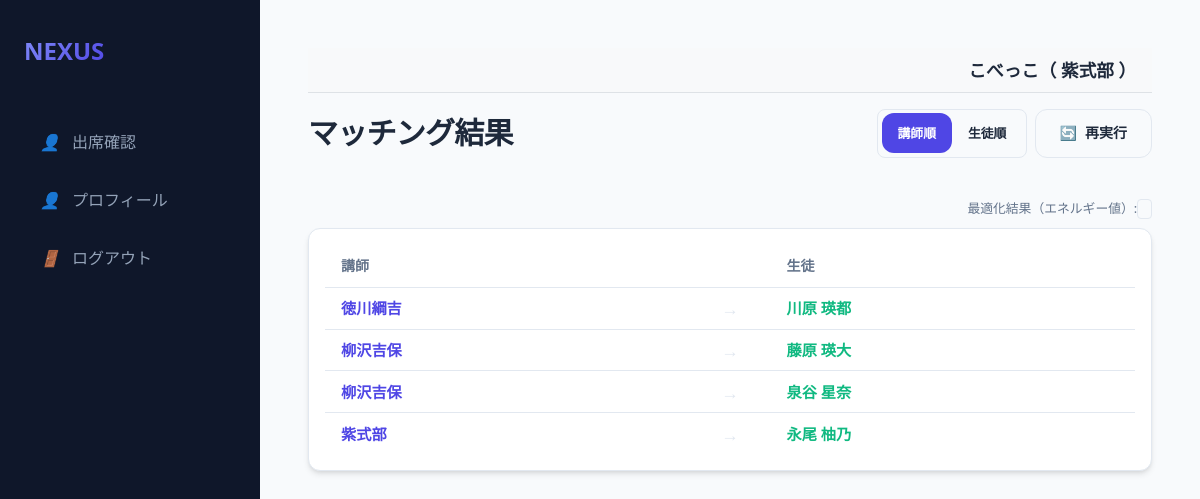
The page /result?event_id=4 (signed in) on the database as committed earlier.
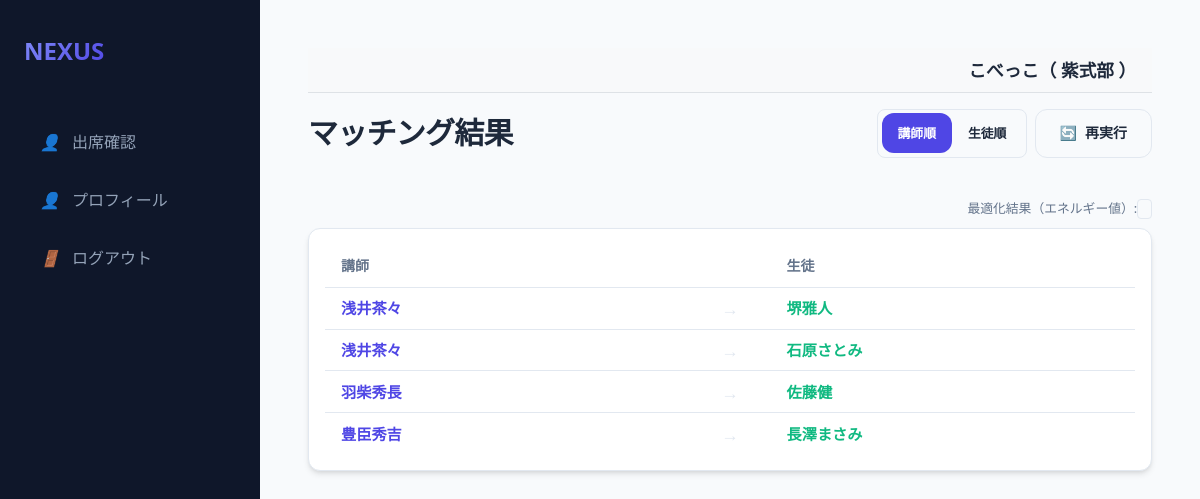
The same page on the database as committed later.
### models.py (models this page shows, shortened)
class Organization(db.Model):
    id = db.Column(db.Integer, primary_key=True)
    name = db.Column(db.String(100), nullable=False)

class User(db.Model):
    id = db.Column(db.Integer, primary_key=True)
    username = db.Column(db.String(50), unique=True, nullable=False)
    name = db.Column(db.String(50), nullable=True)
    password_hash = db.Column(db.String(128), nullable=False)
    is_admin = db.Column(db.Boolean, default=False)
    is_super_admin = db.Column(db.Boolean, default=False)
    is_org_admin = db.Column(db.Boolean, default=False)
    organization_id = db.Column(db.Integer, db.ForeignKey('organization.id'), nullable=True)
    organization = db.relationship('Organization', backref='users')
    teacher_record = db.relationship('Teacher', back_populates='user', uselist=False)
    student_record = db.relationship('Student', back_populates='user', uselist=False)

class MatchResult(db.Model):
    id = db.Column(db.Integer, primary_key=True)
    event_id = db.Column(db.Integer, db.ForeignKey('event.id'), nullable=False)
    venue_id = db.Column(db.Integer, db.ForeignKey('venue.id'), nullable=False)
    teacher_id = db.Column(db.Integer, db.ForeignKey('teacher.id'), nullable=True)
    student_id = db.Column(db.Integer, db.ForeignKey('student.id'), nullable=True)
    teacher = db.Column(db.String(50))
    student = db.Column(db.String(50))

### app.py (the view)
@app.route('/result')
@login_required
def result():
    sort_by = request.args.get('sort', 'teacher')
    event_id = request.args.get('event_id', type=int) or session.get('selected_event_id')
    venue_id = session.get('selected_venue_id')
    query = MatchResult.query
    if event_id:
        query = query.filter_by(event_id=event_id)
        if venue_id:
            query = query.filter_by(venue_id=venue_id)
    else:
        query = query.filter(False)
    if sort_by == 'student':
        results = query.order_by(MatchResult.student, MatchResult.student_id).all()
    else:
        results = query.order_by(MatchResult.teacher, MatchResult.teacher_id).all()
    venue_name = None
    if venue_id:
        venue = Venue.query.get(venue_id)
        if venue:
            venue_name = venue.name
    return render_template('result.html', results=results, sort_by=sort_by, venue_name=venue_name)

### app.py (called while the page is built)
def login_required(f):
    @wraps(f)
    def decorated_function(*args, **kwargs):
        if 'user_id' not in session:
            return redirect(url_for('login'))
        return f(*args, **kwargs)
    return decorated_function

@app.context_processor
def inject_user():
    user = None
    if 'user_id' in session:
        user = User.query.get(session['user_id'])
    return dict(current_user=user)

### templates/result.html (shortened to what this page needs)
{% extends "base.html" %}
{% block content %}
<div class="header">
    <h1>マッチング結果 {% if venue_name %}（会場: {{ venue_name }}）{% endif %}</h1>
    <div style="display: flex; gap: 0.5rem;">
        <div class="btn-group" style="display: flex; background: var(--card-bg); border-radius: 8px; border: 1px solid var(--border); padding: 0.2rem;">
            <a href="/result?sort=teacher" class="btn" style="padding: 0.4rem 1rem; font-size: 0.8rem; background: {{ 'var(--primary)' if sort_by == 'teacher' else 'transparent' }}; color: {{ '#fff' if sort_by == 'teacher' else 'var(--text)' }}; border: none;">講師順</a>
            <a href="/result?sort=student" class="btn" style="padding: 0.4rem 1rem; font-size: 0.8rem; background: {{ 'var(--primary)' if sort_by == 'student' else 'transparent' }}; color: {{ '#fff' if sort_by == 'student' else 'var(--text)' }}; border: none;">生徒順</a>
        </div>
        <a href="/matching" class="btn btn-outline">
            <span>🔄</span> 再実行
        </a>
    </div>
</div>
{% if session.last_energy is not none %}
<div style="margin-bottom: 0.5rem; font-size: 0.8rem; color: var(--text-muted); text-align: right;">
    <span>最適化結果（エネルギー値）: </span>
    <code style="background: var(--card-bg); padding: 0.1rem 0.4rem; border-radius: 4px; border: 1px solid var(--border);">
    </code>
</div>
{% endif %}
<div class="card compact-card">
    <div class="table-container">
        <table class="compact-table">
            <thead>
                <tr>
                    <th style="width: 45%;">講師</th>
                    <th style="width: 10%; text-align: center;"></th>
                    <th style="width: 45%;">生徒</th>
                </tr>
            </thead>
            <tbody>
                {% for r in results %}
                <tr>
                    <td>
                        <div style="font-weight: 700; color: var(--primary);">{{ r.teacher }}</div>
                    </td>
                    <td class="arrow-cell" style="text-align: center; color: var(--border);">
                        →
                    </td>
                    <td>
                        <div style="font-weight: 700; color: #10b981;">{{ r.student }}</div>
                    </td>
                </tr>
                {% endfor %}
            </tbody>
        </table>
    </div>
</div>
{% endblock %}

### templates/base.html (shortened to what this page needs)
<!DOCTYPE html>
<html lang="ja">
<head>
    <link rel="stylesheet" href="{{ url_for('static', filename='style.css') }}">
</head>
<body>
<aside class="sidebar">
    <a href="/" class="logo">
        <span>NEXUS</span>
    </a>
    <nav class="nav-links">
        {% if current_user.is_admin %}
        <a href="/events" class="nav-item {{ 'active' if request.path == '/events' }}">
            <i>📋</i> イベント管理
        </a>
        <a href="/event/select" class="nav-item {{ 'active' if request.path == '/event/select' }}">
            <i>📅</i> イベント一覧
        </a>
        <a href="/venues" class="nav-item {{ 'active' if request.path == '/venues' }}">
            <i>📍</i> 会場一覧
        </a>
        <a href="/settings" class="nav-item {{ 'active' if request.path == '/settings' }}">
            <i>⚙️</i> デフォルト設定
        </a>
        <a href="/prohibited_matches" class="nav-item {{ 'active' if request.path == '/prohibited_matches' }}">
            <i>🚫</i> マッチング禁止
        </a>
        {% if session.get('selected_event_name', '')|trim == '学習会' and session.get('selected_event_status', '')|trim == '実施後' %}
        <a href="/evaluation/teacher" class="nav-item {{ 'active' if request.path == '/evaluation/teacher' }}">
            <i>🧑‍🏫</i> 講師による評価
        </a>
        <a href="/evaluation/student" class="nav-item {{ 'active' if request.path == '/evaluation/student' }}">
            <i>🎓</i> 生徒の感想
        </a>
        {% else %}
        <a href="/teachers" class="nav-item {{ 'active' if request.path == '/teachers' }}">
            <i>🧑‍🏫</i> 講師一覧
        </a>
        <a href="/students" class="nav-item {{ 'active' if request.path == '/students' }}">
            <i>🎓</i> 生徒一覧
        </a>
        {% if session.get('selected_event_name', '')|trim == '学習会' and session.get('selected_event_status', '')|trim == '実施' %}
        <a href="/matching/setup" class="nav-item {{ 'active' if request.path == '/matching/setup' }}">
            <i>🔄</i> マッチング実行
        </a>
        <a href="/result" class="nav-item {{ 'active' if request.path == '/result' }}">
            <i>📊</i> マッチング結果
        </a>
        <a href="/matching/adjustment" class="nav-item {{ 'active' if request.path == '/matching/adjustment' }}">
            <i>🛠️</i> マッチング調整
        </a>
        {% endif %}
        {% endif %}
        {% if current_user.is_super_admin %}
        <a href="/users" class="nav-item {{ 'active' if request.path == '/users' }}">
            <i>⚙️</i> 管理者一覧
        </a>
        <a href="/organizations" class="nav-item {{ 'active' if request.path == '/organizations' }}">
            <i>🏢</i> 組織一覧
        </a>
        {% endif %}
        {% elif current_user.teacher_record %}
        <a href="{{ url_for('teacher_dashboard') }}" class="nav-item {{ 'active' if request.path == '/teacher/dashboard' }}">
            <i>👤</i> 出席確認
        </a>
        <a href="{{ url_for('teacher_edit', id=current_user.teacher_record.id) }}" class="nav-item {{ 'active' if request.path == url_for('teacher_edit', id=current_user.teacher_record.id) }}">
            <i>👤</i> プロフィール
        </a>
        {% endif %}
        <a href="{{ url_for('logout') }}" class="nav-item">
            <i>🚪</i> ログアウト
        </a>
    </nav>
</aside>
<main class="main-content">
    {% if current_user %}
    <div style="background-color: #f8f9fa; padding: 0.5rem 1rem; margin-bottom: 1rem; border-bottom: 1px solid #dee2e6; text-align: right; font-size: 1.1rem; font-weight: bold;">
        {{ current_user.organization.name if current_user.organization else '組織なし' }}（
        {% if current_user.name %}
            {{ current_user.name }}
        {% elif current_user.teacher_record %}
            {{ current_user.teacher_record.name }}
        {% elif current_user.student_record %}
            {{ current_user.student_record.name }}
        {% else %}
            {{ current_user.username }}
        {% endif %}
        ）
    </div>
    {% endif %}
    {% block content %}{% endblock %}
</main>
</body>
</html>

### static/style.css (style rules this page uses)
:root { --primary: #4f46e5; --primary-hover: #4338ca; --bg-main: #f8fafc; --bg-card: #ffffff; --text-main: #1e293b; --text-muted: #64748b; --border: #e2e8f0; --shadow: 0 4px 6px -1px rgb(0 0 0 / 0.1), 0 2px 4px -2px rgb(0 0 0 / 0.1); --radius: 0.75rem; --sidebar-w: 260px; }
* { margin: 0; padding: 0; box-sizing: border-box; }
body { font-family: "Segoe UI", "Hiragino Kaku Gothic ProN", "Hiragino Sans", "Meiryo", sans-serif; background-color: var(--bg-main); color: var(--text-main); line-height: 1.6; display: flex; min-height: 100vh; }
.sidebar { width: var(--sidebar-w); background-color: #0f172a; color: white; padding: 2rem 1.5rem; display: flex; flex-direction: column; position: fixed; height: 100vh; transition: all 0.3s ease; }
.logo { font-size: 1.5rem; font-weight: 800; margin-bottom: 3rem; display: flex; align-items: center; gap: 0.75rem; color: #f8fafc; text-decoration: none; }
.logo span { background: linear-gradient(135deg, #818cf8, #4f46e5); -webkit-background-clip: text; -webkit-text-fill-color: transparent; }
.nav-links { display: flex; flex-direction: column; gap: 0.5rem; }
.nav-item { padding: 0.75rem 1rem; color: #94a3b8; text-decoration: none; border-radius: var(--radius); display: flex; align-items: center; gap: 0.75rem; transition: all 0.2s; }
.main-content { margin-left: var(--sidebar-w); flex: 1; padding: 3rem; max-width: 1200px; }
.header { display: flex; justify-content: space-between; align-items: center; margin-bottom: 2.5rem; }
h1 { font-size: 1.875rem; font-weight: 700; letter-spacing: -0.025em; }
.card { background: var(--bg-card); border: 1px solid var(--border); border-radius: var(--radius); padding: 2rem; box-shadow: var(--shadow); }
.table-container { overflow-x: auto; }
table { width: 100%; border-collapse: collapse; text-align: left; }
th { padding: 1rem; border-bottom: 1px solid var(--border); font-size: 0.875rem; text-transform: uppercase; color: var(--text-muted); font-weight: 600; }
td { padding: 1.25rem 1rem; border-bottom: 1px solid var(--border); }
tr:last-child td { border-bottom: none; }
.btn { display: inline-flex; align-items: center; justify-content: center; padding: 0.75rem 1.5rem; font-size: 0.875rem; font-weight: 600; border-radius: var(--radius); cursor: pointer; transition: all 0.2s; text-decoration: none; border: none; gap: 0.5rem; }
.btn-outline { background-color: transparent; border: 1px solid var(--border); color: var(--text-main); }

### templates/result.html (style rules this page uses)
.compact-table td { padding: 0.4rem 1rem !important; font-size: 0.95rem; }
.compact-table th { padding: 0.6rem 1rem !important; }
.compact-card { padding: 1rem !important; }
.arrow-cell { font-size: 1.1rem !important; padding: 0 !important; }

Rows that differ between the two databases and show on the page:
removed MatchResult: teacher "徳川綱吉", student "川原 瑛都"
removed MatchResult: teacher "柳沢吉保", student "藤原 瑛大"
removed MatchResult: teacher "柳沢吉保", student "泉谷 星奈"
removed MatchResult: teacher "紫式部", student "永尾 柚乃"
added MatchResult: teacher "浅井茶々", student "堺雅人"
added MatchResult: teacher "浅井茶々", student "石原さとみ"
added MatchResult: teacher "羽柴秀長", student "佐藤健"
added MatchResult: teacher "豊臣秀吉", student "長澤まさみ"
